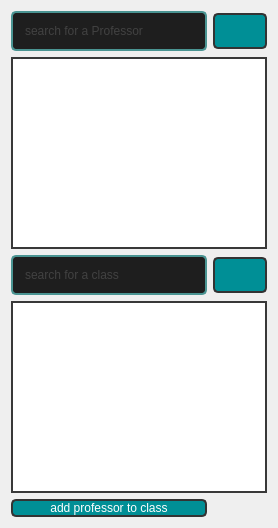
                <widget class="QWidget" name="Add_Prof_Class_Tab">
                 <attribute name="icon">
                  <iconset resource="Resources.qrc">
                   <normaloff>:/icons/add.svg</normaloff>:/icons/add.svg</iconset>
                 </attribute>
                 <attribute name="title">
                  <string>Add Professor to Class</string>
                 </attribute>
                 <layout class="QGridLayout" name="gridLayout">
                  <item row="0" column="0">
                   <widget class="QLineEdit" name="Prof_Search_Bar2">
                    <property name="whatsThis">
                     <string/>
                    </property>
                    <property name="accessibleDescription">
                     <string/>
                    </property>
                    <property name="styleSheet">
                     <string notr="true">QLineEdit {
	border: 2px solid rgb(74, 148, 146);
	border-radius: 5px;
	padding: 10px;
	background-color: rgb(30, 30, 30);	
	color: rgb(100, 100, 100);
}
QLineEdit:hover {
	border: 2px solid rgb(0, 255, 255);
   
}
QLineEdit:focus {
	border: 2px solid rgb(255, 255, 0);
	color: rgb(250, 250, 250);
}</string>
                    </property>
                    <property name="placeholderText">
                     <string>search for a Professor</string>
                    </property>
                   </widget>
                  </item>
                  <item row="0" column="1">
                   <widget class="QPushButton" name="Student_Search_Btn_3">
                    <property name="styleSheet">
                     <string notr="true">QPushButton {
	border: 2px solid rgb(51,51,51);
	border-radius: 5px;	
	color:rgb(255,255,255);
	background-color: rgb(51,51,51);
	background-color: rgb(0,143,150);
padding:9px

}
QPushButton:hover {
	
	background-color: rgb(0, 255, 255);
}
QPushButton:pressed {	
	border: 2px solid rgb(0,143,150);
	background-color: rgb(51,51,51);
}

QPushButton:disabled {	
	border-radius: 5px;	
	border: 2px solid rgb(112,112,112);
	background-color: rgb(112,112,112);
}</string>
                    </property>
                    <property name="text">
                     <string/>
                    </property>
                    <property name="icon">
                     <iconset resource="Resources.qrc">
                      <normaloff>:/icons/search.svg</normaloff>:/icons/search.svg</iconset>
                    </property>
                   </widget>
                  </item>
                  <item row="1" column="0" colspan="2">
                   <widget class="QListWidget" name="Prof_Search_Result2">
                    <property name="styleSheet">
                     <string notr="true">QListWidget {
  border: 2px solid rgb(56, 56, 56);
  
}

QListWidget QScrollBar {
  background: lightblue;
}

QListView::item:selected {
  border: 2px solid black;
  background: green;
}</string>
                    </property>
                    <property name="frameShape">
                     <enum>QFrame::NoFrame</enum>
                    </property>
                   </widget>
                  </item>
                  <item row="2" column="0">
                   <widget class="QLineEdit" name="Class_Search_Bar2">
                    <property name="styleSheet">
                     <string notr="true">QLineEdit {
	border: 2px solid rgb(74, 148, 146);
	border-radius: 5px;
	padding: 10px;
	background-color: rgb(30, 30, 30);	
	color: rgb(100, 100, 100);
}
QLineEdit:hover {
	border: 2px solid rgb(0, 255, 255);
   
}
QLineEdit:focus {
	border: 2px solid rgb(255, 255, 0);
	color: rgb(250, 250, 250);
}</string>
                    </property>
                    <property name="placeholderText">
                     <string>search for a class</string>
                    </property>
                   </widget>
                  </item>
                  <item row="2" column="1">
                   <widget class="QPushButton" name="Student_Search_Btn_4">
                    <property name="styleSheet">
                     <string notr="true">QPushButton {
	border: 2px solid rgb(51,51,51);
	border-radius: 5px;	
	color:rgb(255,255,255);
	background-color: rgb(51,51,51);
	background-color: rgb(0,143,150);
padding:9px

}
QPushButton:hover {
	
	background-color: rgb(0, 255, 255);
}
QPushButton:pressed {	
	border: 2px solid rgb(0,143,150);
	background-color: rgb(51,51,51);
}

QPushButton:disabled {	
	border-radius: 5px;	
	border: 2px solid rgb(112,112,112);
	background-color: rgb(112,112,112);
}</string>
                    </property>
                    <property name="text">
                     <string/>
                    </property>
                    <property name="icon">
                     <iconset resource="Resources.qrc">
                      <normaloff>:/icons/search.svg</normaloff>:/icons/search.svg</iconset>
                    </property>
                   </widget>
                  </item>
                  <item row="3" column="0" colspan="2">
                   <widget class="QListWidget" name="Class_Search_Result2">
                    <property name="styleSheet">
                     <string notr="true">QListWidget {
  border: 2px solid rgb(56, 56, 56);

}

QListWidget QScrollBar {
  background: lightblue;
}

QListView::item:selected {
  border: 2px solid black;
  background: green;
}</string>
                    </property>
                    <property name="frameShape">
                     <enum>QFrame::NoFrame</enum>
                    </property>
                   </widget>
                  </item>
                  <item row="4" column="0">
                   <widget class="QPushButton" name="Add_Prof_Class_Btn">
                    <property name="styleSheet">
                     <string notr="true">QPushButton {
	border: 2px solid rgb(51,51,51);
	border-radius: 5px;	
	color:rgb(255,255,255);
	background-color: rgb(51,51,51);
	background-color: rgb(0,143,150);

}
QPushButton:hover {
	
	background-color: rgb(0, 255, 255);
}
QPushButton:pressed {	
	border: 2px solid rgb(0,143,150);
	background-color: rgb(51,51,51);
}

QPushButton:disabled {	
	border-radius: 5px;	
	border: 2px solid rgb(112,112,112);
	background-color: rgb(112,112,112);
}</string>
                    </property>
                    <property name="text">
                     <string>add professor to class</string>
                    </property>
                   </widget>
                  </item>
                 </layout>
                </widget>
